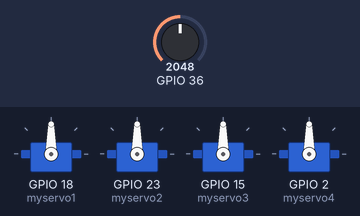
Recording of a sketch running on a simulated ESP32. Shown: 4 × servo. Inputs (shaded band) come from the test bench; at power-on: GPIO 36 = 2048.

Above: at 1.2 s.
1.3 s: GPIO 36 set to 2866
At 2.4 s:
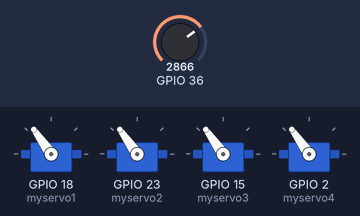
2.8 s: GPIO 36 set to 3603
At 3.7 s:
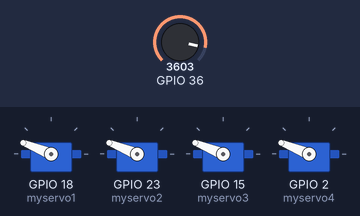
4.3 s: GPIO 36 set to 4095
At 4.7 s:
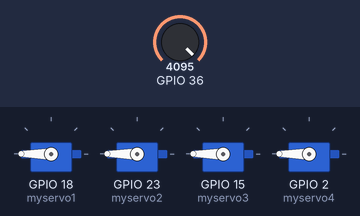
5.8 s: GPIO 36 set to 1228
At 7.0 s:
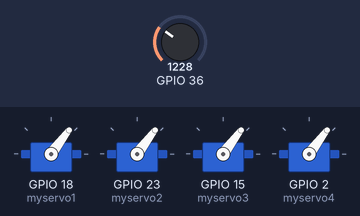
7.3 s: GPIO 36 set to 491
At 8.3 s:
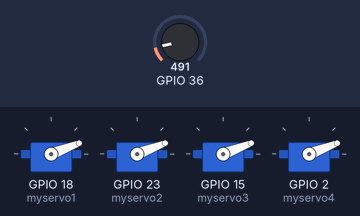
Timing chart, 0 to 9.8 s (numbered marks = the images above; inputs shaded):
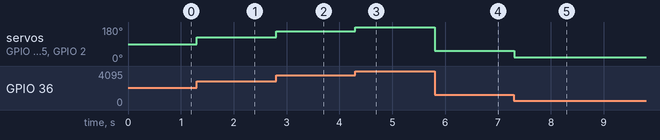

Measured:
- after the input at 1.3 s, servo on GPIO 18 (myservo1), servo on GPIO 23 (myservo2), servo on GPIO 15 (myservo3), servo on GPIO 2 (myservo4): 90° → 125° at once
- after the input at 2.8 s, servo on GPIO 18 (myservo1), servo on GPIO 23 (myservo2), servo on GPIO 15 (myservo3), servo on GPIO 2 (myservo4): 125° → 158° at once
- after the input at 4.3 s, servo on GPIO 18 (myservo1), servo on GPIO 23 (myservo2), servo on GPIO 15 (myservo3), servo on GPIO 2 (myservo4): 158° → 180° at once
- after the input at 5.8 s, servo on GPIO 18 (myservo1), servo on GPIO 23 (myservo2), servo on GPIO 15 (myservo3), servo on GPIO 2 (myservo4): 180° → 53° at once
- after the input at 7.3 s, servo on GPIO 18 (myservo1), servo on GPIO 23 (myservo2), servo on GPIO 15 (myservo3), servo on GPIO 2 (myservo4): 53° → 21° at once

The sketch:

ServoPractice.ino
```cpp
#include <ESP32Servo.h>
#define POT A0

Servo myservo1;
Servo myservo2;
Servo myservo3;
Servo myservo4;
void setup() {
  myservo1.attach(18);
  myservo2.attach(23);
  myservo3.attach(15);
  myservo4.attach(2);
}

void loop() {
  myservo1.write(analogRead(A0)/4095.0*180);
  myservo2.write(analogRead(A0)/4095.0*180);
  myservo3.write(analogRead(A0)/4095.0*180);
  myservo4.write(analogRead(A0)/4095.0*180);
  delay(5);
}
```
